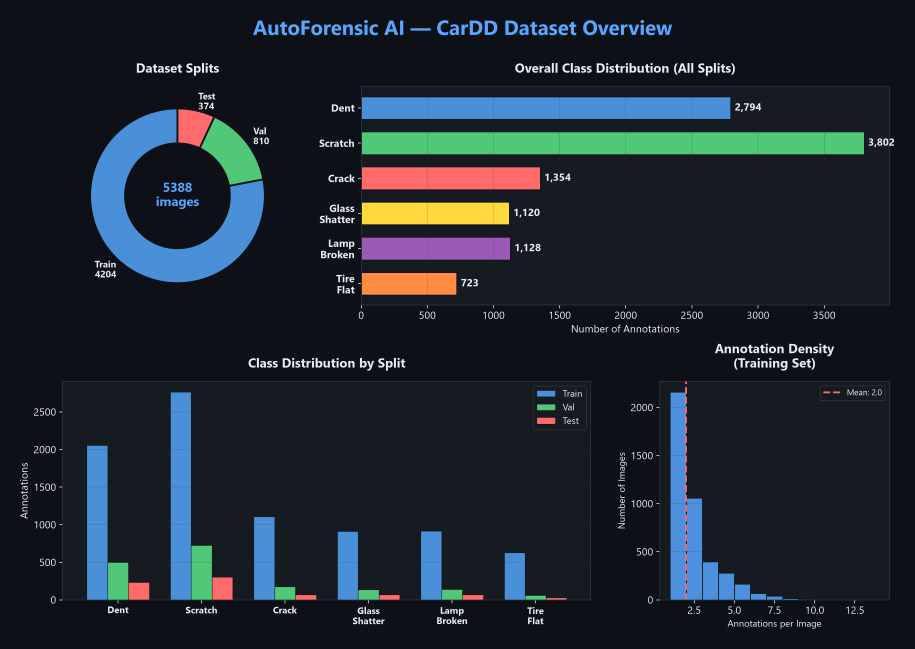
#> input picture visualizations/01_dataset_overview.png, 2744 x 1946 px (shown at 1/3 size)
$ python -i ela.py   (imports and definitions only)
#> lines starting #> are read from the running program, lines starting #| are printed output that depends on the picture; after the words box and inside, x2 and y2 are one past the last pixel; in counts of white or black regions, pixels touching at a corner belong together
"""
AutoForensic AI — Error Level Analysis (ELA) Engine
=====================================================
Security Layer 3: Detects image tampering by analyzing compression artifact
inconsistencies. When a JPEG image is re-saved, authentic (untouched) regions
lose quality uniformly, while spliced or digitally altered regions exhibit
different error levels — creating detectable anomalies.

Algorithm:
    1. Load the original image I_orig.
    2. Re-compress at a baseline JPEG quality Q (default 90%).
    3. Compute error matrix: E = |I_orig - I_recompressed|
    4. Scale by enhancement factor for visibility: E_vis = E × scale
    5. Analyze statistical distribution of error values.
    6. Generate color heatmap (JET/INFERNO) for visual inspection.

Interpretation:
    - Uniform ELA across the image = likely authentic (consistent compression)
    - Localized bright hotspots = likely tampered regions (spliced/edited areas)
    - Extremely flat ELA (near zero) = likely re-saved/re-encoded multiple times

References:
    - Krawetz, N. (2007). "A Picture's Worth: Digital Image Analysis & Forensics"
    - FotoForensics: https://fotoforensics.com/tutorial.php
"""

import io
import logging
from pathlib import Path
from typing import Any, Dict, Optional, Tuple, Union

import cv2
import numpy as np
from PIL import Image

logger = logging.getLogger("autoforensic.forensics.ela")


class ELAResult:
    """Structured result from Error Level Analysis."""

    def __init__(
        self,
        is_suspicious: bool,
        mean_error: float,
        std_error: float,
        max_error: float,
        anomaly_ratio: float,
        uniformity_score: float,
        ela_image: Optional[np.ndarray] = None,
        heatmap_image: Optional[np.ndarray] = None,
        composite_image: Optional[np.ndarray] = None,
        risk_flags: Optional[list] = None,
        authenticity_score: float = 100.0,
    ):
        self.is_suspicious = is_suspicious
        self.mean_error = mean_error
        self.std_error = std_error
        self.max_error = max_error
        self.anomaly_ratio = anomaly_ratio
        self.uniformity_score = uniformity_score
        self.ela_image = ela_image
        self.heatmap_image = heatmap_image
        self.composite_image = composite_image
        self.risk_flags = risk_flags or []
        self.authenticity_score = authenticity_score

    # [20 lines left out: functions to_dict, __repr__, not called in this run]


class ELAAnalyzer:
    """
    Performs Error Level Analysis on uploaded vehicle damage images
    to detect digitally manipulated regions (spliced fake damage,
    cloned artifacts, AI-inpainted areas).

    The analyzer compresses the image at a controlled quality level
    and measures the pixel-level error between the original and the
    recompressed version. Genuine images show uniform error distribution;
    tampered images show localized anomalies.

    Usage:
        >>> analyzer = ELAAnalyzer()
        >>> result = analyzer.analyze("path/to/car_damage.jpg")
        >>> print(result.is_suspicious)
        False
        >>> print(result.authenticity_score)
        82.5
        >>> # Save the visual heatmap
        >>> analyzer.save_heatmap(result, "output/ela_heatmap.jpg")
    """

    def __init__(
        self,
        quality: int = 90,
        scale_factor: int = 20,
        anomaly_threshold: float = 0.02,
        colormap: int = cv2.COLORMAP_JET,
    ):
        """
        Args:
            quality: JPEG recompression quality level (default 90).
                     Lower quality amplifies error differences.
            scale_factor: Multiplier for error visualization (default 20).
                          Higher values make subtle differences more visible.
            anomaly_threshold: Fraction of high-error pixels that triggers
                               a suspicion flag (default 0.02 = 2%).
            colormap: OpenCV colormap for heatmap visualization.
                      cv2.COLORMAP_JET (default) or cv2.COLORMAP_INFERNO.
        """
        self.quality = quality
        self.scale_factor = scale_factor
        self.anomaly_threshold = anomaly_threshold
        self.colormap = colormap

    def analyze(self, image_input) -> ELAResult:
        """
        Perform Error Level Analysis on an image.

        Args:
            image_input: File path (str/Path), raw bytes, or numpy array (BGR).

        Returns:
            ELAResult with statistical metrics, heatmap, and authenticity score.
        """
        # ── Step 1: Load original image ──
        original = self._load_image(image_input)
        if original is None:
            return ELAResult(
                is_suspicious=False,
                mean_error=0.0,
                std_error=0.0,
                max_error=0.0,
                anomaly_ratio=0.0,
                uniformity_score=0.0,
                risk_flags=["ELA_LOAD_FAILED: Could not load image"],
                authenticity_score=50.0,
            )

        # ── Step 2: Recompress at baseline quality ──
        recompressed = self._recompress(original, self.quality)

        # ── Step 3: Compute absolute error matrix ──
        # Both images must be float64 for precise difference calculation
        orig_float = original.astype(np.float64)
        recomp_float = recompressed.astype(np.float64)
        error_matrix = np.abs(orig_float - recomp_float)
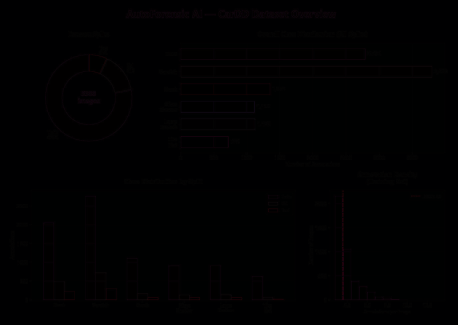
#> error_matrix: shape (1946, 2744, 3) float64 (shown at 1/6 size); mean R, G, B 0.6, 0.6, 1.2

        # ── Step 4: Compute per-pixel error magnitude (grayscale) ──
        # Use L2 norm across color channels for each pixel
        if len(error_matrix.shape) == 3:
            error_gray = np.sqrt(np.sum(error_matrix ** 2, axis=2))
        else:
            error_gray = error_matrix

        # ── Step 5: Statistical analysis ──
        mean_error = float(np.mean(error_gray))
#> mean_error = 1.85
        std_error = float(np.std(error_gray))
#> std_error = 3.37
        max_error = float(np.max(error_gray))
#> max_error = 109.5

        # Dynamic threshold: pixels with error > mean + 3*std are anomalous
        if std_error > 0:
            anomaly_mask = error_gray > (mean_error + 3.0 * std_error)
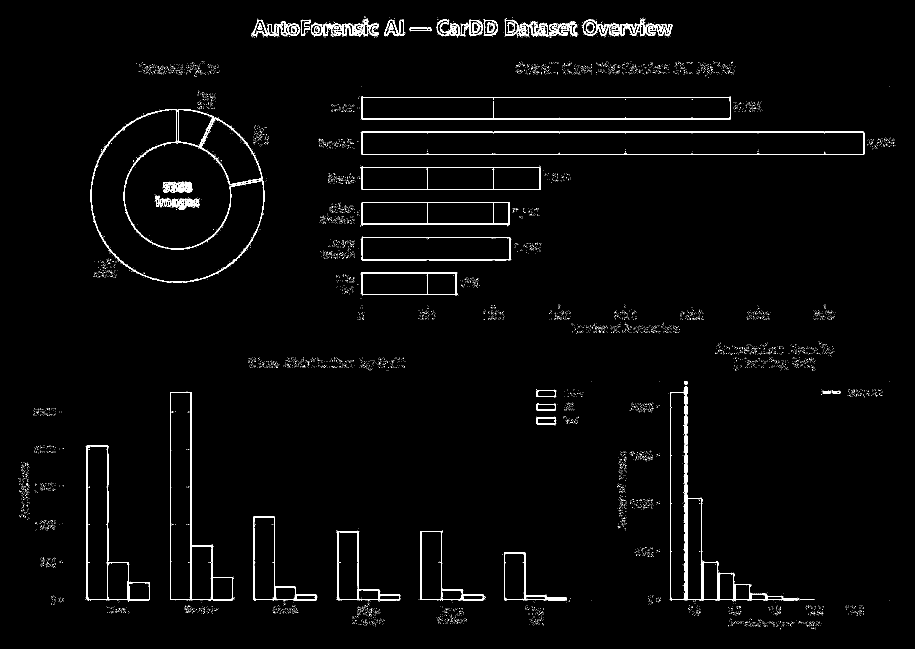
#> anomaly_mask: shape (1946, 2744) bool (shown at 1/3 size); 1.8% white; 8350 white regions (8284 under 20 px), largest, box (x1, y1, x2, y2) and area: (1084, 395, 2593, 465) 9373, (2010, 1159, 2398, 1803) 8761, (289, 327, 793, 848) 8364
        else:
            anomaly_mask = np.zeros_like(error_gray, dtype=bool)

        total_pixels = error_gray.size
        anomaly_pixels = int(np.sum(anomaly_mask))
#> anomaly_pixels = 97677
        anomaly_ratio = anomaly_pixels / total_pixels if total_pixels > 0 else 0.0
#> anomaly_ratio = 0.0183

        # Uniformity score: coefficient of variation (lower = more uniform = more authentic)
        cv = std_error / (mean_error + 1e-8)  # Avoid division by zero
#> cv = 1.82
        # Map CV to 0-100 score: CV < 0.5 = very uniform (100), CV > 2.0 = very non-uniform (0)
        uniformity_score = max(0.0, min(100.0, 100.0 * (1.0 - cv / 2.0)))
#> uniformity_score = 9.08

        # ── Step 6: Generate visual outputs ──
        # ELA visualization (scaled error)
        ela_scaled = np.clip(error_matrix * self.scale_factor, 0, 255).astype(np.uint8)
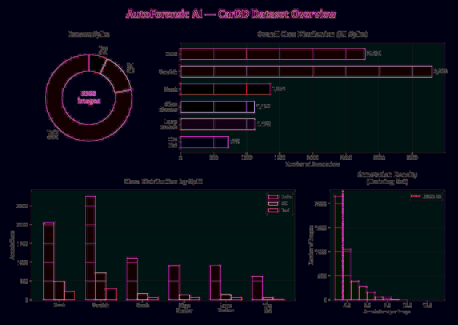
#> ela_scaled: shape (1946, 2744, 3) (shown at 1/6 size); mean R, G, B 11, 12.3, 24

        # Grayscale ELA for heatmap
        ela_gray_scaled = np.clip(error_gray * self.scale_factor, 0, 255).astype(np.uint8)
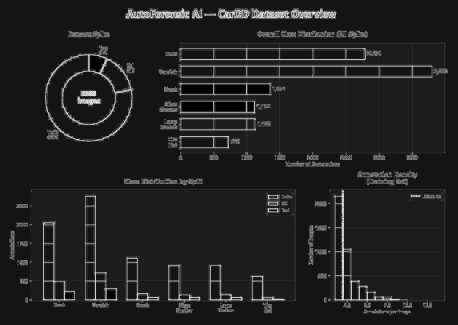
#> ela_gray_scaled: shape (1946, 2744) (shown at 1/6 size); min 0, max 255, mean 33.3

        # Color heatmap
        heatmap = cv2.applyColorMap(ela_gray_scaled, self.colormap)
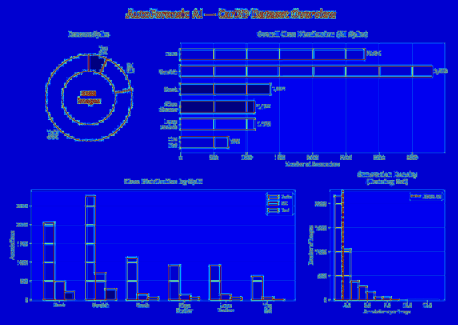
#> heatmap: shape (1946, 2744, 3) (shown at 1/6 size); mean B, G, R 214.4, 13.4, 7.1

        # Composite: original | ELA | heatmap side-by-side
        composite = self._create_composite(original, ela_scaled, heatmap)

        # ── Step 7: Risk assessment ──
        risk_flags = []
        is_suspicious = False

        if anomaly_ratio > self.anomaly_threshold:
            is_suspicious = True
            risk_flags.append(
                f"HIGH_ANOMALY_RATIO: {anomaly_ratio:.4f} ({anomaly_pixels:,} anomalous pixels) "
                f"exceeds threshold {self.anomaly_threshold}"
            )

        if std_error > 15.0:
            is_suspicious = True
            risk_flags.append(
                f"HIGH_ERROR_VARIANCE: std_error={std_error:.2f} indicates "
                f"non-uniform compression (potential splicing)"
            )

        if max_error > 100.0 and anomaly_ratio > 0.005:
            risk_flags.append(
                f"LOCALIZED_HOTSPOT: max_error={max_error:.1f} with clustered anomalies"
            )

        if mean_error < 1.0 and max_error < 5.0:
            risk_flags.append(
                "EXTREMELY_FLAT_ELA: Image may have been re-compressed multiple times "
                "(information loss or laundering)"
            )

        # ── Step 8: Authenticity score ──
        authenticity_score = self._calculate_score(
            mean_error, std_error, anomaly_ratio, uniformity_score, is_suspicious
        )

        return ELAResult(
            is_suspicious=is_suspicious,
            mean_error=mean_error,
            std_error=std_error,
            max_error=max_error,
            anomaly_ratio=anomaly_ratio,
            uniformity_score=uniformity_score,
            ela_image=ela_scaled,
            heatmap_image=heatmap,
            composite_image=composite,
            risk_flags=risk_flags,
            authenticity_score=authenticity_score,
        )

    # [30 lines left out: function save_heatmap, not called in this run]

    # ── Internal Methods ──

    def _load_image(self, image_input) -> Optional[np.ndarray]:
        """Load image as BGR numpy array."""
        try:
            if isinstance(image_input, np.ndarray):
                return image_input

            if isinstance(image_input, (str, Path)):
                # Use cv2.imread for file paths
                img = cv2.imread(str(image_input), cv2.IMREAD_COLOR)
                if img is None:
                    # Try with unicode path support
                    raw = Path(image_input).read_bytes()
                    arr = np.frombuffer(raw, dtype=np.uint8)
                    img = cv2.imdecode(arr, cv2.IMREAD_COLOR)
                return img

            if isinstance(image_input, bytes):
                arr = np.frombuffer(image_input, dtype=np.uint8)
                return cv2.imdecode(arr, cv2.IMREAD_COLOR)

            if isinstance(image_input, io.BytesIO):
                arr = np.frombuffer(image_input.getvalue(), dtype=np.uint8)
                return cv2.imdecode(arr, cv2.IMREAD_COLOR)

            if isinstance(image_input, Image.Image):
                # Convert PIL Image to OpenCV BGR
                rgb = np.array(image_input.convert("RGB"))
                return cv2.cvtColor(rgb, cv2.COLOR_RGB2BGR)

            return None
        except Exception as e:
            logger.error("Failed to load image for ELA: %s", e)
            return None

    def _recompress(self, image: np.ndarray, quality: int) -> np.ndarray:
        """
        Recompress an image at the specified JPEG quality level.
        This creates the reference image for error comparison.
        """
        # Encode to JPEG in memory
        encode_params = [cv2.IMWRITE_JPEG_QUALITY, quality]
        _, buffer = cv2.imencode(".jpg", image, encode_params)

        # Decode back to get the recompressed version
        recompressed = cv2.imdecode(buffer, cv2.IMREAD_COLOR)

        return recompressed

    def _create_composite(
        self,
        original: np.ndarray,
        ela: np.ndarray,
        heatmap: np.ndarray,
    ) -> np.ndarray:
        """
        Create a side-by-side composite: [Original | ELA | Heatmap]
        with labeled headers.
        """
        h, w = original.shape[:2]

        # Ensure all images have the same dimensions
        ela_resized = cv2.resize(ela, (w, h)) if ela.shape[:2] != (h, w) else ela
        heatmap_resized = cv2.resize(heatmap, (w, h)) if heatmap.shape[:2] != (h, w) else heatmap

        # Ensure all images are 3-channel
        if len(ela_resized.shape) == 2:
            ela_resized = cv2.cvtColor(ela_resized, cv2.COLOR_GRAY2BGR)

        # Create header bar
        header_height = 40
        panel_w = w
        total_w = panel_w * 3

        # Create composite canvas
        composite = np.zeros((h + header_height, total_w, 3), dtype=np.uint8)

        # Add header background
        header = np.full((header_height, total_w, 3), (30, 30, 30), dtype=np.uint8)

        labels = ["ORIGINAL", "ERROR LEVEL ANALYSIS", "TAMPER HEATMAP"]
        for i, label in enumerate(labels):
            x_offset = i * panel_w + panel_w // 2 - len(label) * 5
            cv2.putText(
                header, label, (max(x_offset, i * panel_w + 10), 28),
                cv2.FONT_HERSHEY_SIMPLEX, 0.6, (200, 200, 200), 1, cv2.LINE_AA,
            )

        composite[:header_height, :, :] = header

        # Place images
        composite[header_height:, 0:panel_w, :] = original
        composite[header_height:, panel_w:2*panel_w, :] = ela_resized
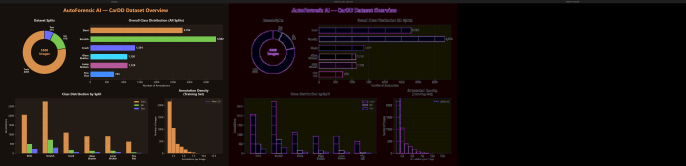
#> composite: shape (1986, 8232, 3) (shown at 1/12 size); mean of channels 0, 1, 2 14.2, 17.7, 24.2; drawn as B, G, R
        composite[header_height:, 2*panel_w:3*panel_w, :] = heatmap_resized
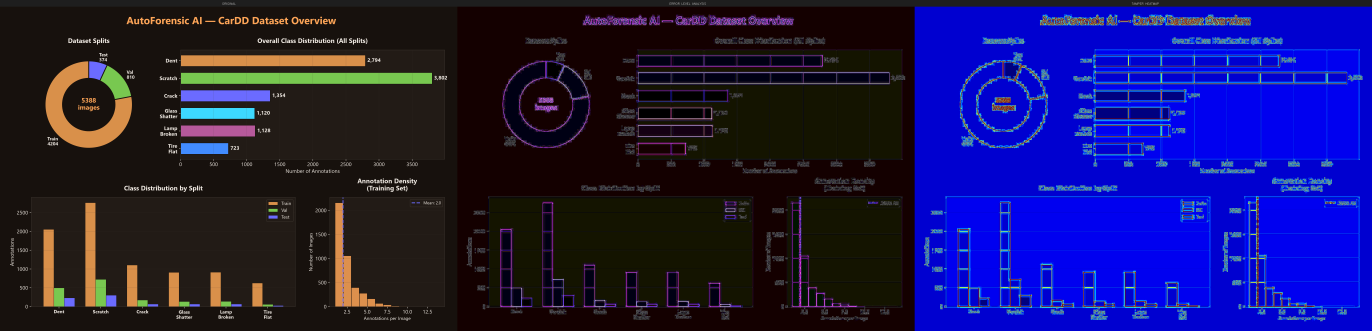
#> composite: shape (1986, 8232, 3) (shown at 1/6 size); mean of channels 0, 1, 2 84.2, 22.1, 26.5; drawn as B, G, R

        # Add separator lines
        cv2.line(composite, (panel_w, 0), (panel_w, h + header_height), (100, 100, 100), 2)
        cv2.line(composite, (2*panel_w, 0), (2*panel_w, h + header_height), (100, 100, 100), 2)

        return composite

    def _calculate_score(
        self,
        mean_error: float,
        std_error: float,
        anomaly_ratio: float,
        uniformity_score: float,
        is_suspicious: bool,
    ) -> float:
        """
        Calculate ELA-based authenticity score (0-100%).

        Scoring logic:
            - Start at 100 (fully authentic assumption)
            - Deduct based on anomaly indicators
            - High uniformity (low variance) is good
            - Low anomaly ratio is good
        """
        score = 100.0

        # Penalize high anomaly ratio (0-40 points)
        if anomaly_ratio > 0.05:
            score -= 40.0
        elif anomaly_ratio > 0.02:
            score -= 25.0
        elif anomaly_ratio > 0.01:
            score -= 15.0
        elif anomaly_ratio > 0.005:
            score -= 8.0

        # Penalize high standard deviation (0-30 points)
        if std_error > 25.0:
            score -= 30.0
        elif std_error > 15.0:
            score -= 20.0
        elif std_error > 10.0:
            score -= 10.0

        # Penalize extremely flat ELA (possible laundering)
        if mean_error < 0.5:
            score -= 10.0

        # Bonus for high uniformity
        if uniformity_score > 80:
            score += 5.0

        # Additional penalty if flagged as suspicious
        if is_suspicious:
            score -= 10.0

        return max(0.0, min(100.0, score))

>>> import cv2
>>> picture = cv2.cvtColor(cv2.imread('../visualizations/01_dataset_overview.png'), cv2.COLOR_BGR2RGB)
>>> result = ELAAnalyzer().analyze(picture)
#> in analyze, `authenticity_score = self._calculate_score( mean_error, std_error, ano..`: authenticity_score = 85
#> in __init__, `self.mean_error = mean_error`: self.mean_error = 1.85
#> in __init__, `self.std_error = std_error`: self.std_error = 3.37
#> in __init__, `self.max_error = max_error`: self.max_error = 109.5
#> in __init__, `self.anomaly_ratio = anomaly_ratio`: self.anomaly_ratio = 0.0183
#> in __init__, `self.uniformity_score = uniformity_score`: self.uniformity_score = 9.08
#> in __init__, `self.risk_flags = risk_flags or []`: self.risk_flags = 1 item
#> in __init__, `self.authenticity_score = authenticity_score`: self.authenticity_score = 85
